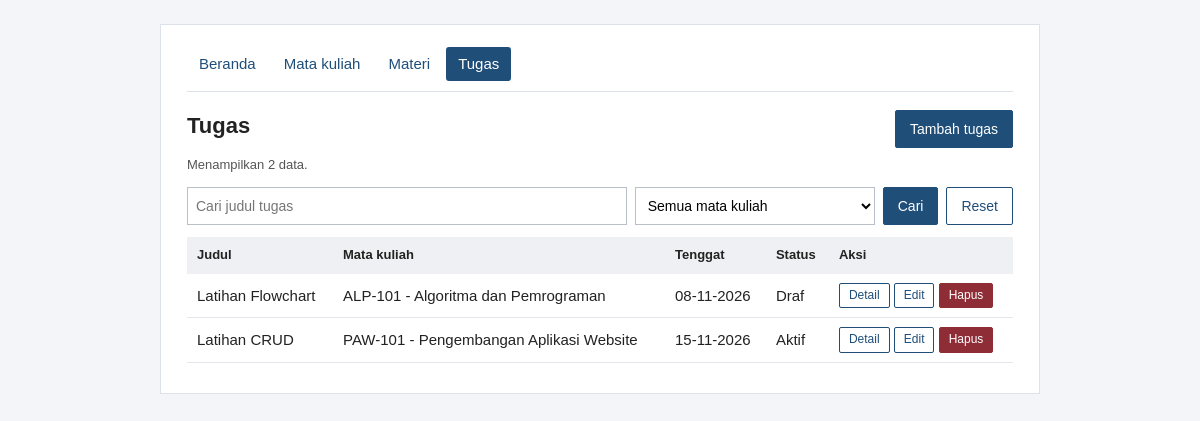
/daftar_tugas.php, run on the app's committed database.
### tables this page shows
CREATE TABLE tugas (
  id INT UNSIGNED AUTO_INCREMENT PRIMARY KEY,
  mata_kuliah_id INT UNSIGNED NOT NULL,
  judul VARCHAR(150) NOT NULL,
  instruksi TEXT NOT NULL,
  tenggat DATE NOT NULL,
  status VARCHAR(20) NOT NULL,
  FOREIGN KEY (mata_kuliah_id)
    REFERENCES mata_kuliah(id) ON DELETE RESTRICT
);

CREATE TABLE mata_kuliah (
  id INT UNSIGNED AUTO_INCREMENT PRIMARY KEY,
  kode VARCHAR(20) NOT NULL UNIQUE,
  nama VARCHAR(100) NOT NULL,
  dosen VARCHAR(100) NOT NULL,
  semester TINYINT UNSIGNED NOT NULL
);

### daftar_tugas.php (the view, shortened to what this page needs)
<?php
require 'koneksi.php';
$q = mb_substr(bersihkan($_GET['q'] ?? null), 0, 150, 'UTF-8');
$filter = id_valid($_GET['mk'] ?? null);
$sql = 'SELECT t.id, t.judul, t.tenggat, t.status, mk.kode, mk.nama AS nama_mk
        FROM tugas t JOIN mata_kuliah mk ON mk.id = t.mata_kuliah_id
        WHERE 1 = 1';
$tipe = '';
$param = [];
$sql .= ' ORDER BY t.tenggat, t.judul';
$baris = query_semua($conn, $sql, $tipe, $param);
$pilihan = daftar_pilihan_mk($conn);
$ada_filter = ($q !== '' || $filter !== null);
header_halaman('Tugas', 'tugas');
?>
<div class="judul-baris">
    <h1>Tugas</h1>
    <a class="tombol" href="tambah_tugas.php">Tambah tugas</a>
</div>
<p class="sub">Menampilkan <?= count($baris) ?> data.</p>
<form method="get" class="cari">
    <input type="text" name="q" value="<?= e($q) ?>" placeholder="Cari judul tugas">
    <select name="mk"><?= opsi_mk($pilihan, $filter, 'Semua mata kuliah') ?></select>
    <button type="submit">Cari</button>
    <a class="tombol batal" href="daftar_tugas.php">Reset</a>
</form>
<?php if (!$baris): ?>
    <div class="kosong"><?= $ada_filter ? 'Data tidak ditemukan.' : 'Belum ada data tugas.' ?></div>
<?php else: ?>
    <table>
        <tr><th>Judul</th><th>Mata kuliah</th><th>Tenggat</th><th>Status</th><th>Aksi</th></tr>
        <?php foreach ($baris as $b): ?>
            <tr>
                <td><?= e($b['judul']) ?></td>
                <td><?= e($b['kode']) ?> - <?= e($b['nama_mk']) ?></td>
                <td><?= e(tgl_indo($b['tenggat'])) ?></td>
                <td><?= e($b['status']) ?></td>
                <td class="aksi">
                    <a class="tombol kecil" href="detail_tugas.php?id=<?= (int)$b['id'] ?>">Detail</a>
                    <a class="tombol kecil" href="edit_tugas.php?id=<?= (int)$b['id'] ?>">Edit</a>
                    <a class="tombol kecil hapus" href="hapus_tugas.php?id=<?= (int)$b['id'] ?>">Hapus</a>
                </td>
            </tr>
        <?php endforeach; ?>
    </table>
<?php endif; ?>
<?php footer_halaman();

### fungsi.php (shortened to what this page needs)
<?php
function e($teks): string
{
    return htmlspecialchars((string)($teks ?? ''), ENT_QUOTES, 'UTF-8');
}
function bersihkan($nilai): string
{
    if (!is_string($nilai)) {
        return '';
    }
    return trim(str_replace("\r\n", "\n", $nilai));
}
function id_valid($nilai): ?int
{
    if (!is_string($nilai) || !ctype_digit($nilai) || strlen($nilai) > 10) {
        return null;
    }
    $id = (int)$nilai;
    return $id >= 1 ? $id : null;
}
function query_semua(mysqli $conn, string $sql, string $tipe = '', array $param = []): array
{
    $stmt = $conn->prepare($sql);
    $stmt->execute();
    $baris = $stmt->get_result()->fetch_all(MYSQLI_ASSOC);
    return $baris;
}
function daftar_pilihan_mk(mysqli $conn): array
{
    return query_semua($conn, 'SELECT id, kode, nama FROM mata_kuliah ORDER BY nama');
}
function opsi_mk(array $pilihan, $terpilih, string $label_kosong): string
{
    $html = '<option value="">' . e($label_kosong) . '</option>';
    foreach ($pilihan as $p) {
        $sel = ((string)$p['id'] === (string)$terpilih) ? ' selected' : '';
        $html .= '<option value="' . e($p['id']) . '"' . $sel . '>' . e($p['kode'] . ' - ' . $p['nama']) . '</option>';
    }
    return $html;
}
function tgl_indo(string $ymd): string
{
    $d = DateTime::createFromFormat('Y-m-d', $ymd);
    return $d ? $d->format('d-m-Y') : $ymd;
}
function header_halaman(string $judul, string $menu = ''): void
{
    $item = [
        'beranda'     => ['index.php', 'Beranda'],
        'mata_kuliah' => ['daftar_mata_kuliah.php', 'Mata kuliah'],
        'materi'      => ['daftar_materi.php', 'Materi'],
        'tugas'       => ['daftar_tugas.php', 'Tugas'],
    ];
    echo '<!DOCTYPE html><html lang="id"><head><meta charset="utf-8">';
    echo '<link rel="stylesheet" href="style.css"></head><body><div class="halaman">';
    echo '<nav class="menu">';
    foreach ($item as $kunci => [$url, $label]) {
        $kelas = $kunci === $menu ? ' class="aktif"' : '';
        echo '<a' . $kelas . ' href="' . e($url) . '">' . e($label) . '</a>';
    }
    echo '</nav>';
}
function footer_halaman(): void
{
    echo '</div></body></html>';
}

### style.css (style rules this page uses)
* { box-sizing: border-box; }
body { margin: 0; background: #f3f5f8; color: #222; font-family: Arial, Helvetica, sans-serif; font-size: 15px; line-height: 1.45; }
.halaman { max-width: 880px; margin: 24px auto; background: #fff; border: 1px solid #dde2e8; padding: 22px 26px 30px; }
h1 { font-size: 22px; margin: 0 0 6px; }
.sub { color: #555; font-size: 13px; margin: 0 0 12px; }
.menu { display: flex; gap: 4px; margin-bottom: 18px; border-bottom: 1px solid #dde2e8; padding-bottom: 10px; flex-wrap: wrap; }
.menu a { padding: 6px 12px; text-decoration: none; color: #1f4e79; border-radius: 3px; }
.menu a:hover, .menu a.aktif { background: #1f4e79; color: #fff; }
.tombol, button { display: inline-block; background: #1f4e79; color: #fff; border: 1px solid #1f4e79; padding: 8px 14px; font-size: 14px; text-decoration: none; cursor: pointer; border-radius: 2px; font-family: inherit; }
.tombol.kecil { padding: 3px 9px; font-size: 12px; background: #fff; color: #1f4e79; }
.tombol.hapus { background: #8f2d36; border-color: #8f2d36; color: #fff; }
.tombol.batal { background: #fff; color: #1f4e79; }
.judul-baris { display: flex; justify-content: space-between; align-items: center; gap: 12px; margin-bottom: 8px; }
.cari { display: flex; gap: 8px; margin: 12px 0; flex-wrap: wrap; }
.cari input[type=text] { flex: 1 1 200px; }
.cari select { flex: 0 1 240px; }
input, select, textarea { width: 100%; padding: 8px; border: 1px solid #b9c0c9; font-size: 14px; font-family: inherit; background: #fff; }
table { width: 100%; border-collapse: collapse; margin-top: 8px; }
th { background: #eef0f3; text-align: left; padding: 9px 10px; font-size: 13px; }
td { padding: 9px 10px; border-bottom: 1px solid #e3e6ea; vertical-align: middle; }
td.aksi { white-space: nowrap; }

### data on the page
tugas: judul "Latihan Flowchart", mata_kuliah.kode "ALP-101", mata_kuliah.nama "Algoritma dan Pemrograman", tenggat "08-11-2026", status "Draf"
tugas: judul "Latihan CRUD", mata_kuliah.kode "PAW-101", mata_kuliah.nama "Pengembangan Aplikasi Website", tenggat "15-11-2026", status "Aktif"

### other printed values
$label "Beranda"
$label "Mata kuliah"
$label "Materi"
$label "Tugas"
count($baris) "2"
form field mk "Semua mata kuliah"
